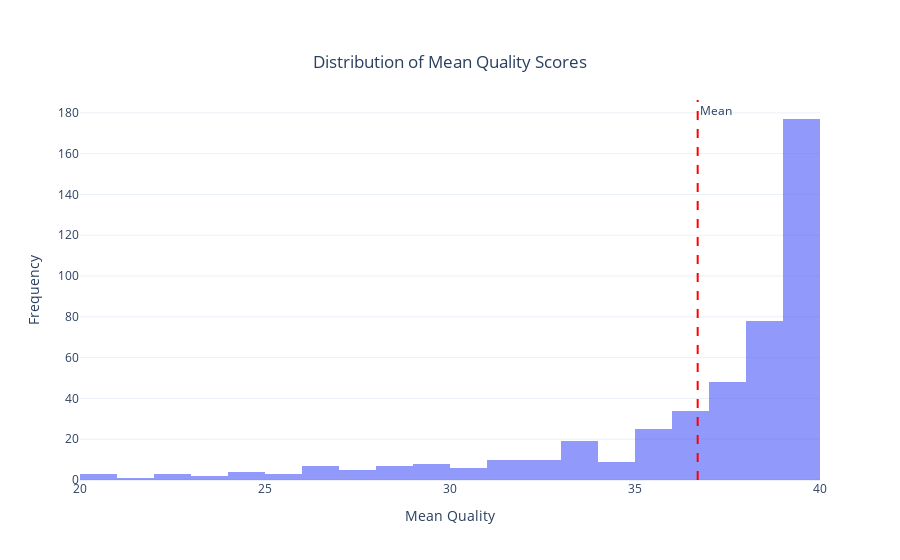

The code cell stored with this chart in its notebook:
### Code cell
import plotly.express as px

fig = px.histogram(
    df_transformed,
    x='mean_quality',
    nbins=30,
    title='Distribution of Mean Quality Scores',
    color_discrete_sequence=['#636EFA'], 
    opacity=0.7  
)
fig.update_layout(
    title={
        'text': 'Distribution of Mean Quality Scores',
        'y':0.9,  
        'x':0.5, 
        'xanchor': 'center',
        'yanchor': 'top'
    },
    xaxis_title='Mean Quality',
    yaxis_title='Frequency',
    template='plotly_white'
)
mean_value = df_transformed['mean_quality'].mean()
fig.add_vline(x=mean_value, line_dash="dash", line_color="red", annotation_text="Mean", annotation_position="top right")

fig.show()

### Figure 1 — Plotly figure (JSON) as saved in the notebook; plotly's stock layout.template omitted (floating-point values rounded to 4 significant figures; data arrays with more than 128 entries replaced by an {"elided": "..."} marker saying what was removed)
{"data": [{"alignmentgroup": "True", "bingroup": "x", "hovertemplate": "mean_quality=%{x}<br>count=%{y}<extra></extra>", "legendgroup": "", "marker": {"color": "#636EFA", "opacity": 0.7, "pattern": {"shape": ""}}, "name": "", "nbinsx": 30, "offsetgroup": "", "orientation": "v", "showlegend": false, "type": "histogram", "x": {"elided": "459 float values"}, "xaxis": "x", "yaxis": "y"}], "layout": {"annotations": [{"showarrow": false, "text": "Mean", "x": 36.69, "xanchor": "left", "xref": "x", "y": 1, "yanchor": "top", "yref": "y domain"}], "barmode": "relative", "legend": {"tracegroupgap": 0}, "shapes": [{"line": {"color": "red", "dash": "dash"}, "type": "line", "x0": 36.69, "x1": 36.69, "xref": "x", "y0": 0, "y1": 1, "yref": "y domain"}], "title": {"text": "Distribution of Mean Quality Scores", "x": 0.5, "xanchor": "center", "y": 0.9, "yanchor": "top"}, "xaxis": {"anchor": "y", "domain": [0, 1], "title": {"text": "Mean Quality"}}, "yaxis": {"anchor": "x", "domain": [0, 1], "title": {"text": "Frequency"}}}}
